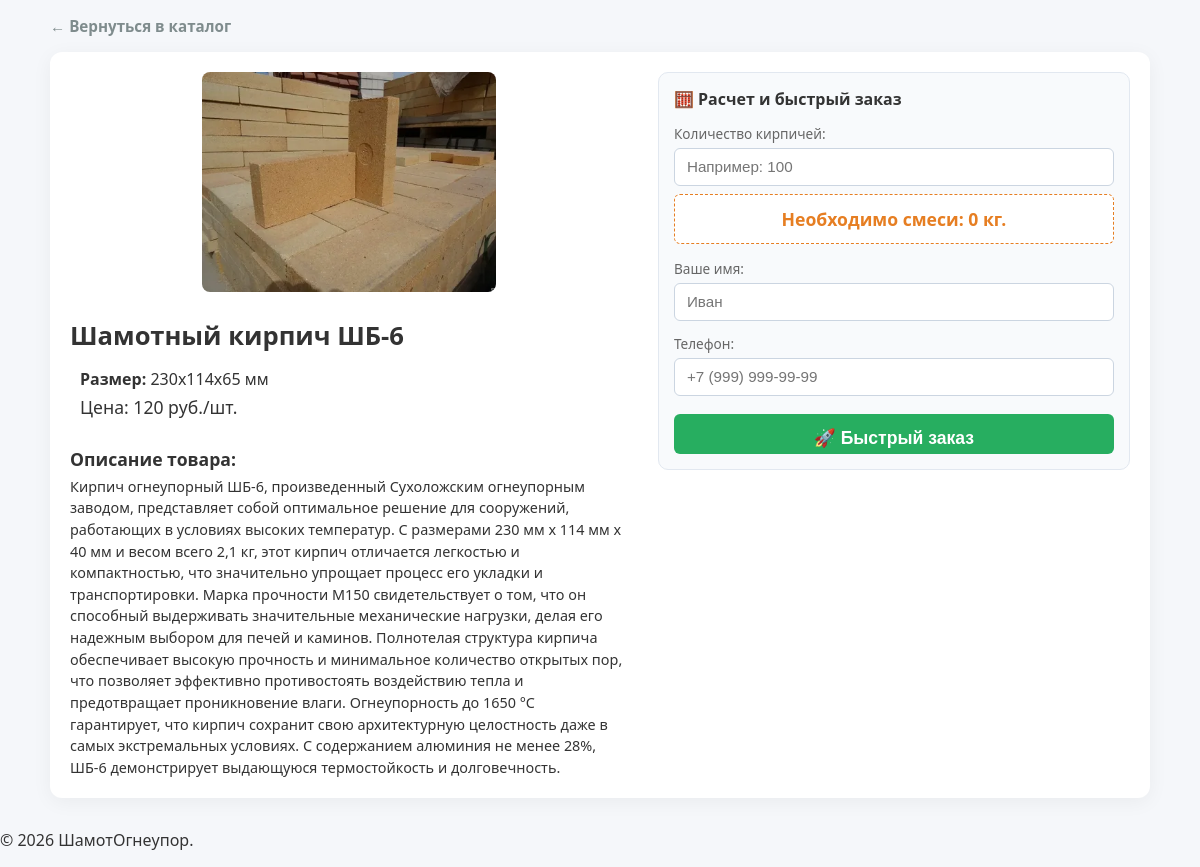
/brick/2/, run on the app's committed database.
### catalog/models.py (models this page shows, shortened)
class Brick(models.Model):
    name = models.CharField(max_length=50)        # Название (например, ШБ-5)
    size = models.CharField(max_length=30)        # Размеры (например, 230х114х65 мм)
    price = models.IntegerField()                 # Цена (просто целое число)
    description = models.TextField()
    image = models.ImageField(upload_to='bricks_photos/', blank=True, null=True)
    mixture_per_brick = models.FloatField(default=0.4, verbose_name="Расход смеси на 1 шт (кг)")

### catalog/views.py (the view)
# urls.py: path('brick/<int:brick_id>/', views.brick_detail, name='brick_detail'),
def brick_detail(request, brick_id):
    brick = get_object_or_404(Brick, id=brick_id)
    return render(request, 'brick_detail.html', {'brick': brick})

### catalog/templates/brick_detail.html (shortened to what this page needs)
{% load static %}
<!DOCTYPE html>
<html lang="ru">
<head>
    <link rel="stylesheet" href="{% static 'catalog/style.css' %}">
</head>
<body>
<main class="container" style="max-width: 1100px; margin: 15px auto; padding: 0 15px;">
    <div style="margin-bottom: 15px;">
        <a href="/" class="back-link" style="margin-top: 0 !important; font-weight: bold; color: #e67e22;">← Вернуться в каталог</a>
    </div>
    <div class="detail-wrapper">
        <div class="detail-left">
            <div style="text-align: center; margin-bottom: 15px;">
                <img src="{{ brick.image.url }}" alt="{{ brick.name }}" class="detail-img" style="max-height: 220px; width: auto; border-radius: 8px;">
            </div>
            <h2 class="detail-title" style="font-size: 1.6rem; margin-bottom: 5px;">Шамотный кирпич {{ brick.name }}</h2>
            <div class="detail-meta" style="padding: 10px; margin-bottom: 10px;">
                <p style="margin: 0 0 5px 0;"><strong>Размер:</strong> 230х114х65 мм</p>
                <div class="detail-price" style="font-size: 1.1rem;">Цена: <span>{{ brick.price }} руб./шт.</span></div>
            </div>
            <div class="detail-description">
                <h3 style="font-size: 1.1rem; margin-bottom: 5px;">Описание товара:</h3>
                <p style="font-size: 0.9rem; line-height: 1.5; margin: 0;">{{ brick.description }}</p>
            </div>
        </div>
        <div class="detail-right">
            <div class="calc-block">
                <h3 style="font-size: 1rem; margin-top: 0; margin-bottom: 10px;">🧮 Расчет и быстрый заказ</h3>
                <form method="POST" action="{% url 'create_order' brick.id %}">
                    <p style="color: #666; font-size: 0.85rem; margin-bottom: 5px;">Количество кирпичей:</p>
                    <input type="number" id="brick-count" name="quantity" class="calc-input" placeholder="Например: 100" min="1" required oninput="calculateMixture()">
                    <div class="calc-result" style="padding: 8px; font-size: 1rem; margin-bottom: 10px;">
                        Необходимо смеси: <span id="mix-result">0</span> кг.
                    </div>
                    <div class="order-fields" style="display: flex; flex-direction: column; gap: 5px;">
                        <p style="color: #666; font-size: 0.85rem; margin: 0;">Ваше имя:</p>
                        <input type="text" name="client_name" class="calc-input" placeholder="Иван" required>
                        <p style="color: #666; font-size: 0.85rem; margin: 0;">Телефон:</p>
                        <input type="tel" name="client_phone" class="calc-input" placeholder="+7 (999) 999-99-99" required>
                    </div>
                    <button type="submit" class="buy-btn" style="margin-top: 10px; height: 40px; padding: 0;">
                        🚀 Быстрый заказ
                    </button>
                </form>
            </div>
        </div>
    </div>
</main>
    <footer class="main-footer"><p>© 2026 ШамотОгнеупор.</p></footer>
</body>
</html>

### catalog/catalog/static/catalog/style.css (style rules this page uses)
body { font-family: 'Segoe UI', Tahoma, Geneva, Verdana, sans-serif; margin: 0; padding: 0; background-color: #f5f7fa; color: #333; display: flex; flex-direction: column; min-height: 100vh; }
.container { max-width: 1100px; margin: 40px auto; padding: 0 20px; flex: 1; }
.buy-btn { background-color: #e67e22; color: white; border: none; padding: 12px; border-radius: 6px; cursor: pointer; font-weight: bold; width: 100%; transition: background 0.2s; text-align: center; text-decoration: none; display: block; box-sizing: border-box; }
.detail-wrapper { display: flex !important; gap: 30px !important; background: #ffffff !important; padding: 20px !important; border-radius: 12px !important; box-shadow: 0 4px 20px rgba(0,0,0,0.05) !important; align-items: flex-start !important; }
.detail-left { flex: 1.3 !important; min-width: 250px !important; }
.detail-right { flex: 1.1 !important; min-width: 350px !important; }
.calc-block { background: #f8fafc !important; border: 1px solid #e2e8f0 !important; border-radius: 10px !important; padding: 15px !important; box-sizing: border-box !important; width: 100% !important; }
.calc-input { width: 100% !important; padding: 8px 12px !important; font-size: 0.95rem !important; border: 1px solid #cbd5e1 !important; border-radius: 6px !important; background: #ffffff !important; box-sizing: border-box !important; height: 38px !important; margin-bottom: 8px !important; }
.buy-btn { width: 100% !important; height: 40px !important; border: none !important; background: #27ae60 !important; color: white !important; border-radius: 6px !important; font-size: 0.95rem !important; font-weight: bold !important; cursor: pointer !important; }
.calc-result { font-weight: bold !important; font-size: 1.1rem !important; color: #e67e22 !important; background: #ffffff !important; padding: 12px !important; border-radius: 6px !important; border: 1px dashed #e67e22 !important; text-align: center !important; margin-bottom: 15px !important; }
.buy-btn { width: 100% !important; border: none !important; background: #27ae60 !important; color: white !important; padding: 14px !important; border-radius: 6px !important; font-size: 1.1rem !important; font-weight: bold !important; cursor: pointer !important; transition: background 0.2s !important; }
.back-link { display: inline-block !important; color: #7f8c8d !important; text-decoration: none !important; font-size: 0.95rem !important; }
.container, main { display: block !important; }

### data on the page
Brick: image (picture), name "ШБ-6", price "120", description "Кирпич огнеупорный ШБ-6, произведенный Сухоложским огнеупорным заводом, представляет собой оптимальное решение для сооружений, работающих в условиях высоких температур. С размерами 230 мм x 114 мм x 40 мм и весом всего 2,1 кг, этот кирпич отличается легкостью и компактностью, что значительно упрощает процесс его укладки и транспортировки. Марка прочности М150 свидетельствует о том, что он способный выдерживать значительные механические нагрузки, делая его надежным выбором для печей и каминов. Полнотелая структура кирпича обеспечивает высокую прочность и минимальное количество открытых пор, что позволяет эффективно противостоять воздействию тепла и предотвращает проникновение влаги.…"
